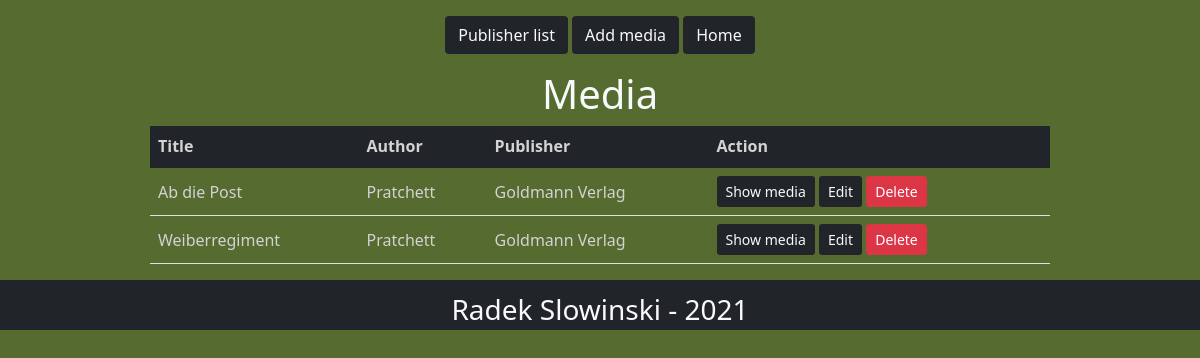
Page /crud/pubdetails.php?publisher_name=Goldmann Verlag on the committed database.
### tables this page shows
CREATE TABLE `library` (
  `id` int(3) NOT NULL,
  `title` varchar(55) DEFAULT NULL,
  `image` varchar(155) DEFAULT NULL,
  `ISBN_code` varchar(55) DEFAULT NULL,
  `short_description` varchar(299) DEFAULT NULL,
  `type` varchar(20) DEFAULT NULL,
  `author_first_name` varchar(55) DEFAULT NULL,
  `author_last_name` varchar(55) DEFAULT NULL,
  `publisher_name` varchar(99) DEFAULT NULL,
  `publisher_address` varchar(99) DEFAULT NULL,
  `publish_date` date DEFAULT NULL,
  `current_status` varchar(22) DEFAULT NULL,
  `language` varchar(50) DEFAULT NULL
);

### crud/pubdetails.php (the view, shortened to what this page needs)
<?php
require_once 'actions/db_connect.php';
if ($_GET['publisher_name']) {
    $pubname = $_GET['publisher_name'];
    $sql = "SELECT * FROM library WHERE publisher_name = \"$pubname\";";
    $result = mysqli_query($connect, $sql);
$tbody='';
if(mysqli_num_rows($result)  > 0) {
    while($row = mysqli_fetch_array($result, MYSQLI_ASSOC)){
        $tbody .= "<tr id='trow'>
            <td>" .$row['title']."</td>
            <td>" .$row['author_last_name']."</td>
            <td>" .$row['publisher_name']."</td>
            <td><a href='details.php?id=" .$row['id' ]."'><button class='btn bg-dark text-light btn-sm' type='button'>Show media</button></a>
            <a href='update.php?id=" .$row['id']."'><button class='btn bg-dark text-light btn-sm' type='button'>Edit</button></a>
            <a href='delete.php?id=" .$row['id']."'><button class='btn btn-danger btn-sm' type='button'>Delete</button></a></td>
            </tr>";
    };
} else {
    $tbody =  "<tr><td colspan='5'><center>No Data Available </center></td></tr>";
}
}
?>
<!DOCTYPE html>
<html lang="en">
    <head>
        <?php require_once 'components/boot.php'?>
    </head>
    <body>
        <div class="manageProduct w-75 mt-3" id="index">
            <div class='mb-3 text-center'>
            <a href= "publisher.php"><button class='btn bg-dark text-light'type="button" >Publisher list</button></a>
                <a href= "create.php"><button class='btn bg-dark text-light'type="button" >Add media</button></a>
                <a href= "index.php"><button class='btn bg-dark text-light'type="button" >Home</button></a>
            </div>
            <p class='h1 text-center text-light'>Media</p>
            <table class='table rounded'>
                <thead class='table bg-dark rounded'>
                    <tr class='rounded'>
                        <th>Title</th>
                        <th>Author</th>
                        <th>Publisher</th>
                        <th>Action</th>
                    </tr>
                </thead>
                <tbody>
                    <?= $tbody;?>
                </tbody>
            </table>
        </div>
        <footer class='text-center bg-dark text-light pt-2 fs-3 mt-2'>Radek Slowinski - 2021</footer>
    </body>
</html>

### crud/components/boot.php (style rules this page uses)
.manageProduct { margin: auto; }
td { text-align: left; vertical-align: middle; }
tr { text-align: left; color: lightgray; }
body { background-color: darkolivegreen; }

### crud/pubdetails.php (style rules this page uses)
.manageProduct { margin: auto; }
td { text-align: left; vertical-align: middle; }
tr { text-align: left; color: lightgray; }
body { background-color: darkolivegreen; }

### rows in the picture
library: title "Ab die Post", author_last_name "Pratchett", publisher_name "Goldmann Verlag"
library: title "Weiberregiment", author_last_name "Pratchett", publisher_name "Goldmann Verlag"
